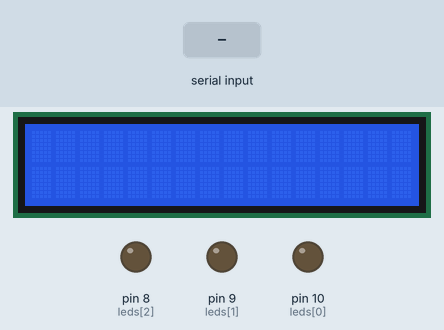
Simulated run of this sketch. Board: Arduino Uno, built with avr-gcc and run on an emulated ATmega328P. On the bench: 16×2 character LCD, output pins drawn as LEDs (lit = HIGH). Inputs (shaded band) come from the test bench.

Above: at 1.2 s.
1.3 s: "r" received over Serial
At 2.0 s:
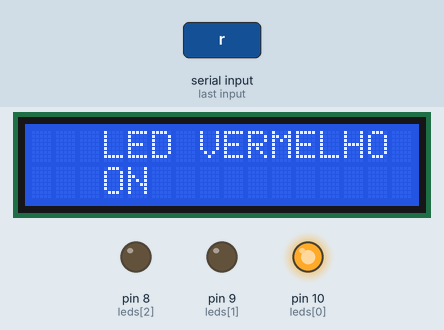
2.8 s: "y" received over Serial
At 3.2 s:
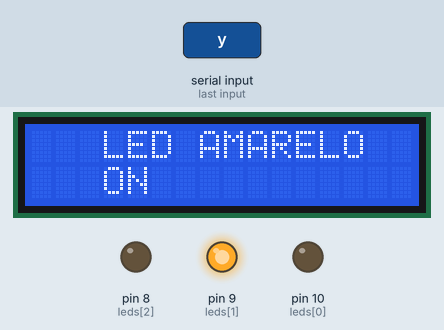
4.3 s: "g" received over Serial
At 5.5 s:
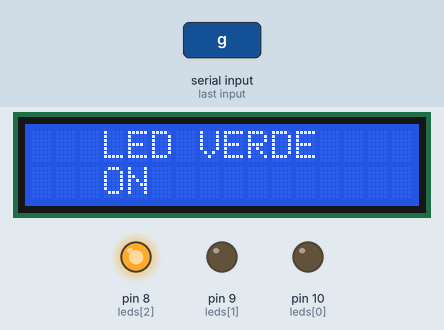
Timing chart, 0 to 7.3 s (numbered marks = the images above; inputs shaded):
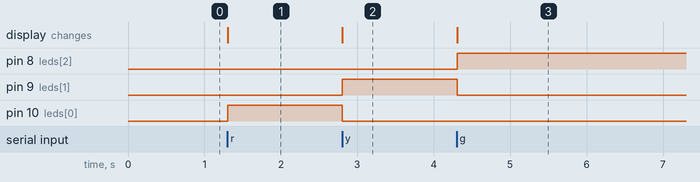

Measured:
- after the input at 1.3 s, pin 10 (leds[0]): LOW → HIGH at once; the display: changes at once (image 1)
- after the input at 2.8 s, pin 9 (leds[1]): LOW → HIGH at once; pin 10 (leds[0]): HIGH → LOW at once; the display: changes at once (image 2)
- after the input at 4.3 s, pin 8 (leds[2]): LOW → HIGH at once; pin 9 (leds[1]): HIGH → LOW at once; the display: changes at once (image 3)

The sketch:

LCD_LEDs.ino
```cpp
#include <LiquidCrystal.h>
int leds[3] = {10,9,8};

LiquidCrystal lcd(12, 11, 5, 4, 3, 2);
char valor;
void setup() {
  Serial.begin(9600);
  lcd.begin(16, 2);
  for(int i = 0;i<=2;i++){
    pinMode(leds[i],OUTPUT);
  }
}
void escrever(String mensagem1,String mensagem2) {
  lcd.clear();
  lcd.setCursor(3, 0);
  lcd.print(mensagem1);
  lcd.setCursor(3, 1);
  lcd.print(mensagem2);
}
void loop() {
  if(Serial.available()>0){
    char valor = Serial.read();
    switch (tolower(valor)){
      case 'r':
        escrever("LED VERMELHO","ON");
        for(int i = 0;i<=2;i++){
          digitalWrite(leds[i],LOW);
        }
        digitalWrite(leds[0],HIGH);
        break;
      case 'y':
        escrever("LED AMARELO","ON");
        for(int i = 0;i<=2;i++){
          digitalWrite(leds[i],LOW);
        }
        digitalWrite(leds[1],HIGH);
        break;
      case 'g':
        escrever("LED VERDE","ON");
        digitalWrite(leds[0],LOW);
        digitalWrite(leds[1],LOW);
        digitalWrite(leds[2],HIGH);
        break;
      default:
        break;
    }
  }

}
```
